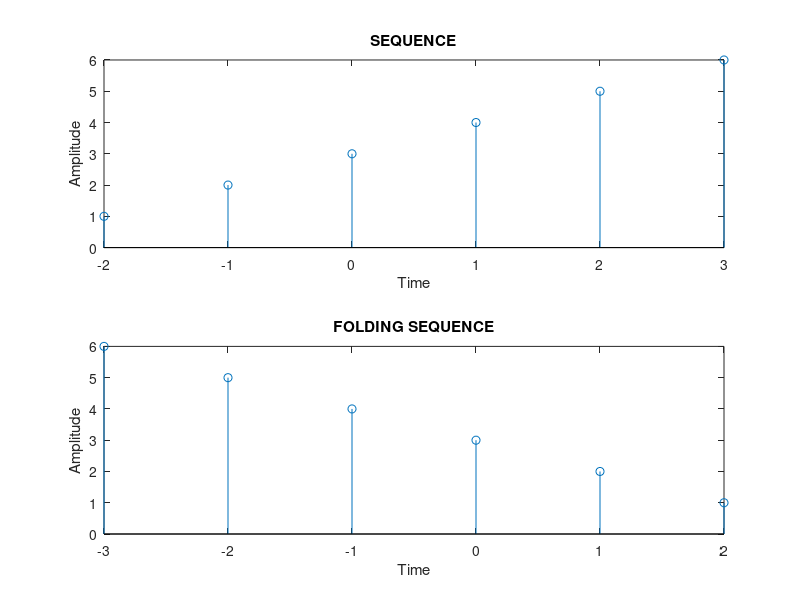

The MATLAB source for this figure:
x=-2:1:3;
y=1:6;
fx=fliplr(y);
fn=-fliplr(x);
subplot(211),stem(x,y);
xlabel('Time');
ylabel('Amplitude');
title('SEQUENCE');
subplot(212),stem(fn,fx);
xlabel('Time');
ylabel('Amplitude');
title('FOLDING SEQUENCE')